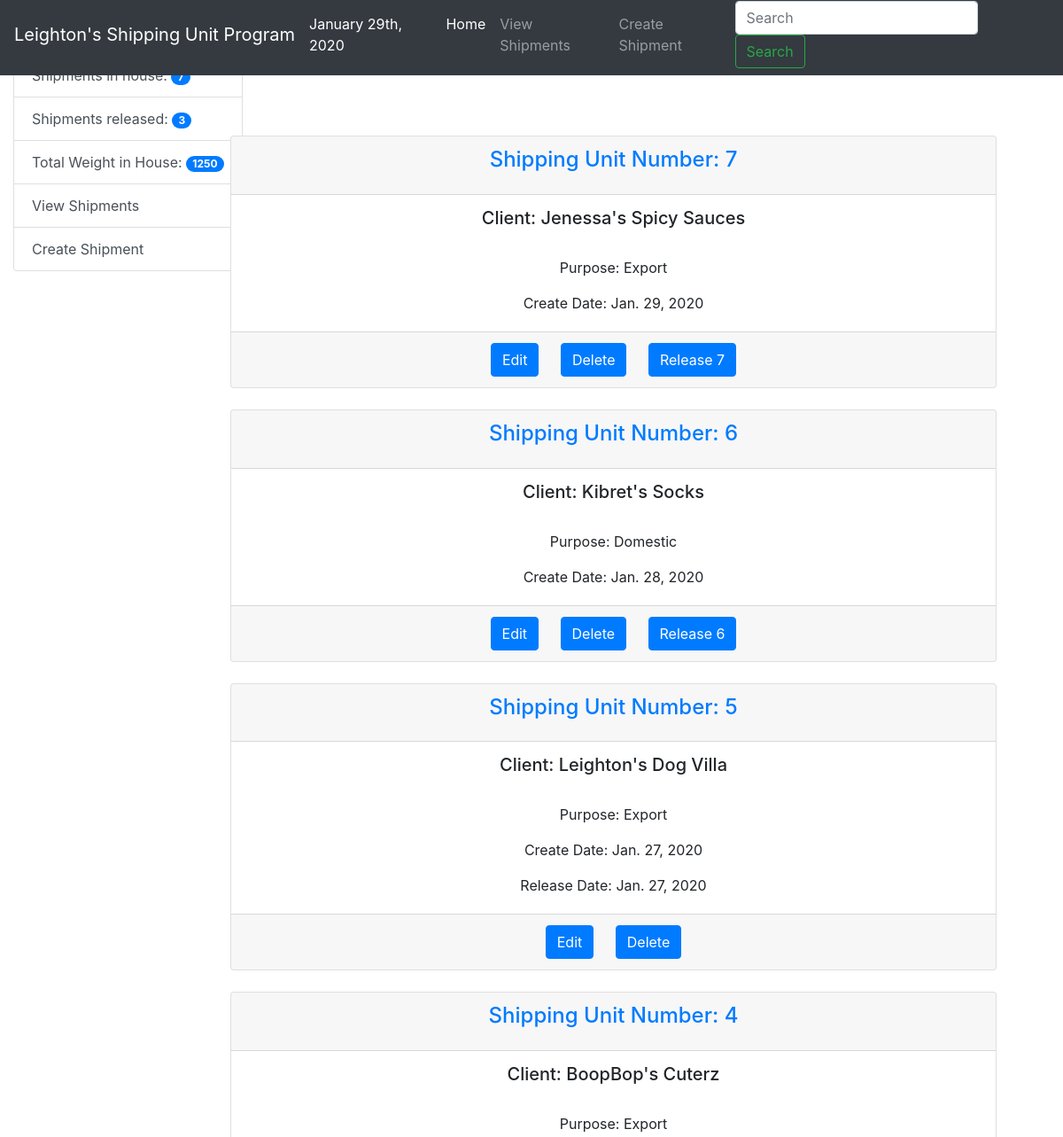
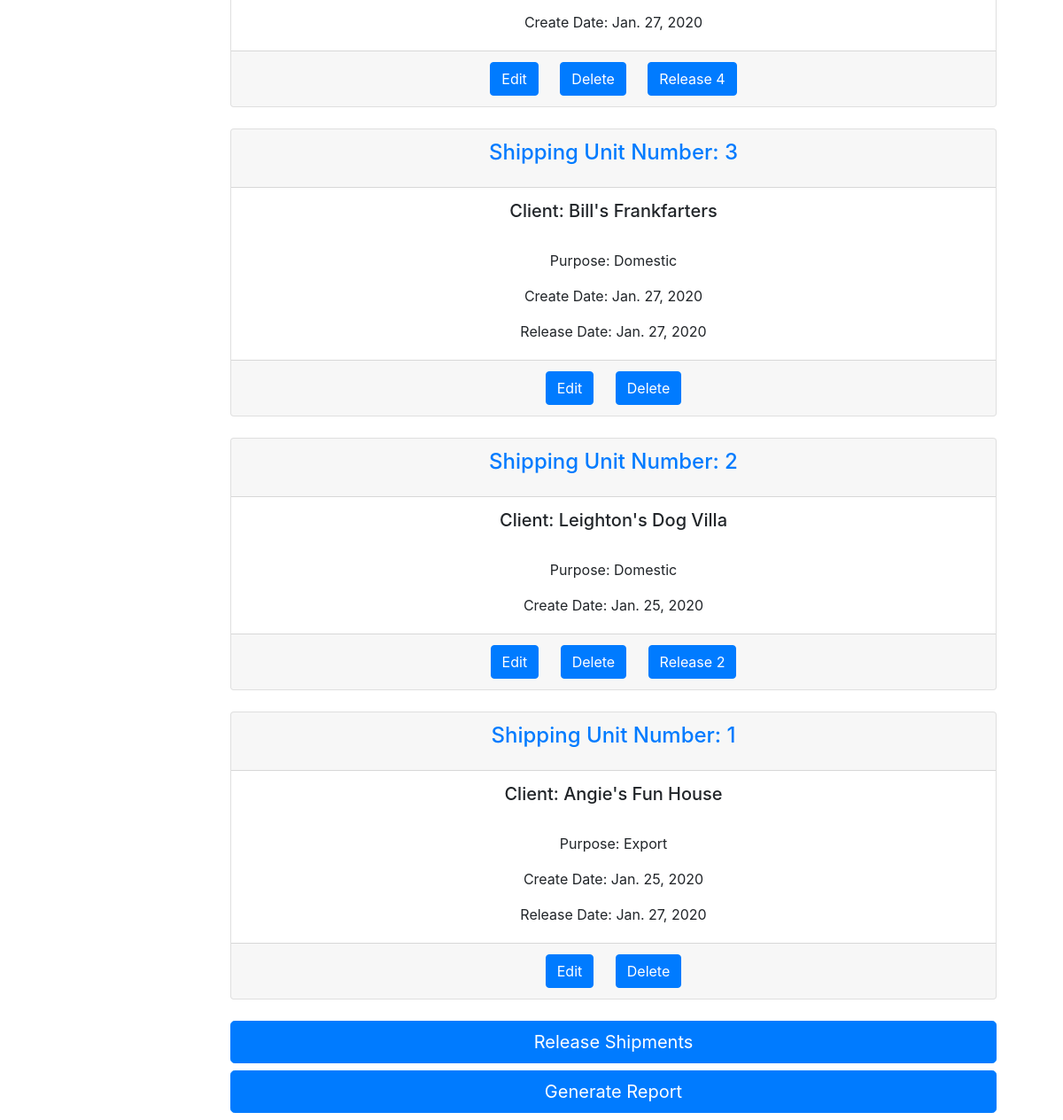
/units/ (signed in), run on the app's committed database (2 pictures, top to bottom).
### units/models.py (models this page shows, shortened)
class Shipping_Units(models.Model):
    on_hand = models.AutoField(
        primary_key = True,
        editable = False,
    )
    client = models.CharField(max_length = 50)
    sub_client = models.CharField(max_length = 50, null = True, blank = True)
    width = models.PositiveIntegerField()
    length = models.PositiveIntegerField()
    height = models.PositiveIntegerField()
    gross_weight = models.PositiveIntegerField()
    purpose = models.CharField(max_length = 50)
    create_date = models.DateField(auto_now_add = True)
    release_date = models.DateField(null = True, blank = True)
    hawb = models.CharField(max_length = 50, null = True, blank = True)
    mawb = models.CharField(max_length = 50, null = True, blank = True)
    class Meta:
        ordering = ('release_date',)
    def get_absolute_url(self):
        return reverse('unit_detail', args = [str(self.on_hand)])

### units/views.py (the view)
# urls.py: path('units/', UnitListView.as_view(), name = 'unit_list'),
class UnitListView(ListView):
    model = Shipping_Units
    context_object_name = 'unit_list'
    template_name = 'units/unit_list.html'
    ordering = ['-on_hand']

### units/templatetags/unit_tags.py (called while the page is built)
@register.simple_tag
def unit_count():
    return Shipping_Units.objects.all().count()

@register.simple_tag
def released_count():
    return Shipping_Units.objects.exclude(release_date = None).count()

@register.simple_tag
def in_house_weight():
	total_weight = Shipping_Units.objects.filter(release_date = None).aggregate(Sum('gross_weight'))
	return total_weight['gross_weight__sum']

### templates/units/unit_list.html (shortened to what this page needs)
{% extends 'base.html' %}
{% block content %}
    {% if unit_list %}
        {% for unit in unit_list %}
        <br>
        <div class="container">
            <div class="card text-center">
                <div class="card-header">
                    <h4 class="card-title"><a href="{{ unit.get_absolute_url }}">Shipping Unit Number: {{ unit.on_hand }}</a></h4>
                </div>
                <div class="card-body">
                    <h5 class="card-subtitle mb-2">Client: {{ unit.client }}</h5>
                    <br>
                    <p class="card-text">Purpose: {{ unit.purpose }}</p>
                    <p class="card-text">Create Date: {{ unit.create_date }}</p>
                    {% if unit.release_date %}
                        <p class="card-text">Release Date: {{ unit.release_date }}</p>
                    {% endif %}
                </div>
                <div class="card-footer">
                    <a href="{% url 'unit_edit' unit.pk %}" class="card-link btn btn-primary">Edit</a>
                    <a href="{% url 'unit_delete' unit.pk %}" class="card-link btn btn-primary">Delete</a>
                    {% if not unit.release_date %}
                        <a href="{% url 'unit_release' unit.pk %}" class="card-link btn btn-primary">Release {{ unit.on_hand }}</a>
                    {% endif %}
                </div>
            </div>
        </div>
        {% endfor %}
        <br>
        <div class="container">
            <h2><a href="{% url 'units_release' %}" class="btn btn-primary btn-lg btn-block">Release Shipments</a></h2>
            <h2><a href="{% url 'csv_units' %}" class="btn btn-primary btn-lg btn-block">Generate Report</a></h2>
        </div>
    {% else %}
    <h1>No units!</h1>
    {% endif %}
{% endblock content %}

### data on the page
Shipping_Units: on_hand "7", client "Jenessa's Spicy Sauces", purpose "Export", create_date "Jan. 29, 2020"
Shipping_Units: on_hand "6", client "Kibret's Socks", purpose "Domestic", create_date "Jan. 28, 2020"
Shipping_Units: on_hand "5", client "Leighton's Dog Villa", purpose "Export", create_date "Jan. 27, 2020", release_date "Jan. 27, 2020"
Shipping_Units: on_hand "4", client "BoopBop's Cuterz", purpose "Export", create_date "Jan. 27, 2020"
Shipping_Units: on_hand "3", client "Bill's Frankfarters", purpose "Domestic", create_date "Jan. 27, 2020", release_date "Jan. 27, 2020"
Shipping_Units: on_hand "2", client "Leighton's Dog Villa", purpose "Domestic", create_date "Jan. 25, 2020"
Shipping_Units: on_hand "1", client "Angie's Fun House", purpose "Export", create_date "Jan. 25, 2020", release_date "Jan. 27, 2020"
